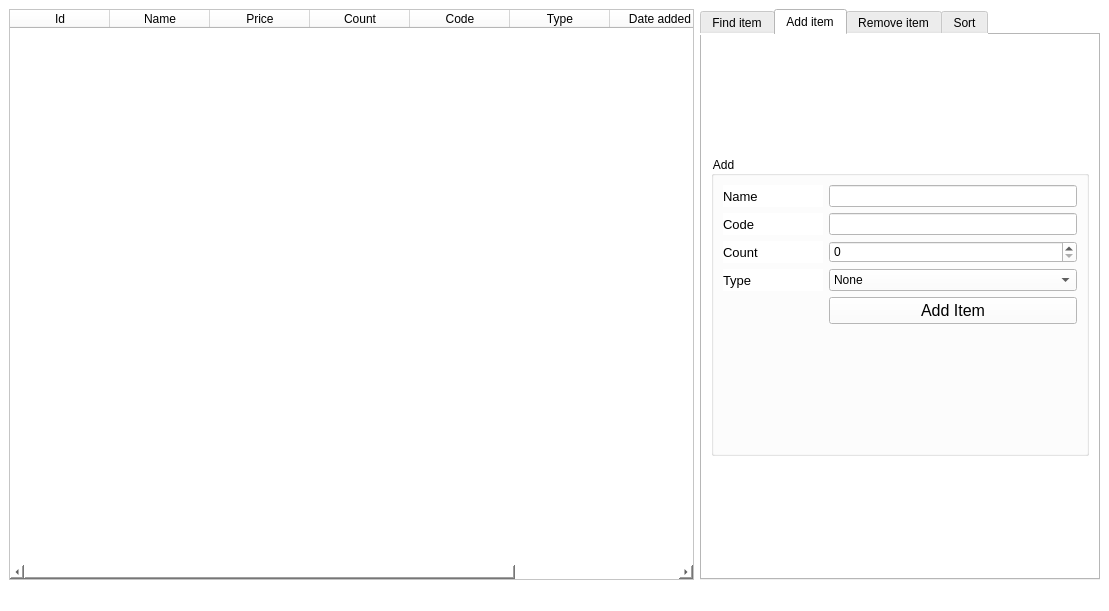
<?xml version="1.0" encoding="UTF-8"?>
<ui version="4.0">
 <class>MainWindow</class>
 <widget class="QMainWindow" name="MainWindow">
  <property name="geometry">
   <rect>
    <x>0</x>
    <y>0</y>
    <width>1109</width>
    <height>611</height>
   </rect>
  </property>
  <property name="windowTitle">
   <string>MainWindow</string>
  </property>
  <property name="styleSheet">
   <string notr="true">background-color: white;</string>
  </property>
  <widget class="QWidget" name="centralwidget">
   <layout class="QGridLayout" name="gridLayout">
    <item row="0" column="1">
     <widget class="QTabWidget" name="tabWidget">
      <property name="maximumSize">
       <size>
        <width>400</width>
        <height>16777215</height>
       </size>
      </property>
      <property name="currentIndex">
       <number>1</number>
      </property>
      <property name="documentMode">
       <bool>false</bool>
      </property>
      <property name="tabsClosable">
       <bool>false</bool>
      </property>
      <property name="movable">
       <bool>false</bool>
      </property>
      <property name="tabBarAutoHide">
       <bool>false</bool>
      </property>
      <widget class="QWidget" name="find">
       <attribute name="title">
        <string>Find item</string>
       </attribute>
       <layout class="QGridLayout" name="gridLayout_5">
        <item row="0" column="0">
         <widget class="QScrollArea" name="scrollArea">
          <property name="minimumSize">
           <size>
            <width>0</width>
            <height>300</height>
           </size>
          </property>
          <property name="styleSheet">
           <string notr="true"/>
          </property>
          <property name="verticalScrollBarPolicy">
           <enum>Qt::ScrollBarAlwaysOn</enum>
          </property>
          <property name="horizontalScrollBarPolicy">
           <enum>Qt::ScrollBarAlwaysOff</enum>
          </property>
          <property name="sizeAdjustPolicy">
           <enum>QAbstractScrollArea::AdjustToContents</enum>
          </property>
          <property name="widgetResizable">
           <bool>true</bool>
          </property>
          <widget class="QWidget" name="scrollAreaWidgetContents">
           <property name="geometry">
            <rect>
             <x>0</x>
             <y>0</y>
             <width>377</width>
             <height>759</height>
            </rect>
           </property>
           <layout class="QGridLayout" name="gridLayout_4">
            <item row="0" column="0">
             <widget class="QGroupBox" name="groupBox">
              <property name="maximumSize">
               <size>
                <width>16777215</width>
                <height>200</height>
               </size>
              </property>
              <property name="title">
               <string>Find one</string>
              </property>
              <property name="flat">
               <bool>false</bool>
              </property>
              <property name="checkable">
               <bool>false</bool>
              </property>
              <layout class="QFormLayout" name="formLayout">
               <item row="0" column="0">
                <widget class="QLabel" name="label">
                 <property name="minimumSize">
                  <size>
                   <width>100</width>
                   <height>0</height>
                  </size>
                 </property>
                 <property name="font">
                  <font>
                   <pointsize>10</pointsize>
                  </font>
                 </property>
                 <property name="text">
                  <string>Id</string>
                 </property>
                </widget>
               </item>
               <item row="0" column="1">
                <widget class="QSpinBox" name="spinBox">
                 <property name="maximum">
                  <number>99999999</number>
                 </property>
                </widget>
               </item>
               <item row="1" column="0">
                <widget class="QLabel" name="label_2">
                 <property name="minimumSize">
                  <size>
                   <width>100</width>
                   <height>0</height>
                  </size>
                 </property>
                 <property name="font">
                  <font>
                   <pointsize>10</pointsize>
                  </font>
                 </property>
                 <property name="text">
                  <string>Name</string>
                 </property>
                </widget>
               </item>
               <item row="1" column="1">
                <widget class="QLineEdit" name="lineEdit"/>
               </item>
               <item row="2" column="0">
                <widget class="QLabel" name="label_3">
                 <property name="minimumSize">
                  <size>
                   <width>100</width>
                   <height>0</height>
                  </size>
                 </property>
                 <property name="font">
                  <font>
                   <pointsize>10</pointsize>
                  </font>
                 </property>
                 <property name="text">
                  <string>Code</string>
                 </property>
                </widget>
               </item>
               <item row="2" column="1">
                <widget class="QLineEdit" name="lineEdit_2"/>
               </item>
               <item row="3" column="1">
                <widget class="QPushButton" name="pushButton_2">
                 <property name="font">
                  <font>
                   <pointsize>12</pointsize>
                  </font>
                 </property>
                 <property name="text">
                  <string>Find Item</string>
                 </property>
                </widget>
               </item>
              </layout>
             </widget>
            </item>
            <item row="1" column="0" rowspan="2">
             <widget class="QGroupBox" name="groupBox_2">
              <property name="styleSheet">
               <string notr="true"/>
              </property>
              <property name="title">
               <string>Find all</string>
              </property>
              <layout class="QFormLayout" name="formLayout_2">
               <item row="1" column="1">
                <widget class="QGroupBox" name="groupBox_3">
                 <property name="minimumSize">
                  <size>
                   <width>0</width>
                   <height>121</height>
                  </size>
                 </property>
                 <property name="title">
                  <string/>
                 </property>
                 <property name="checkable">
                  <bool>true</bool>
                 </property>
                 <property name="checked">
                  <bool>false</bool>
                 </property>
                 <layout class="QGridLayout" name="gridLayout_2">
                  <item row="1" column="0">
                   <widget class="QDateEdit" name="dateEdit_2">
                    <property name="minimumSize">
                     <size>
                      <width>0</width>
                      <height>0</height>
                     </size>
                    </property>
                   </widget>
                  </item>
                  <item row="0" column="0">
                   <widget class="QDateEdit" name="dateEdit">
                    <property name="minimumSize">
                     <size>
                      <width>0</width>
                      <height>0</height>
                     </size>
                    </property>
                   </widget>
                  </item>
                  <item row="1" column="1">
                   <widget class="QCheckBox" name="checkBox">
                    <property name="text">
                     <string/>
                    </property>
                    <property name="checked">
                     <bool>true</bool>
                    </property>
                   </widget>
                  </item>
                 </layout>
                </widget>
               </item>
               <item row="3" column="1">
                <widget class="QGroupBox" name="groupBox_4">
                 <property name="minimumSize">
                  <size>
                   <width>0</width>
                   <height>121</height>
                  </size>
                 </property>
                 <property name="title">
                  <string/>
                 </property>
                 <property name="checkable">
                  <bool>true</bool>
                 </property>
                 <property name="checked">
                  <bool>false</bool>
                 </property>
                 <layout class="QGridLayout" name="gridLayout_3">
                  <item row="1" column="0">
                   <widget class="QDateEdit" name="dateEdit_3">
                    <property name="minimumSize">
                     <size>
                      <width>0</width>
                      <height>0</height>
                     </size>
                    </property>
                   </widget>
                  </item>
                  <item row="0" column="0">
                   <widget class="QDateEdit" name="dateEdit_4">
                    <property name="minimumSize">
                     <size>
                      <width>0</width>
                      <height>0</height>
                     </size>
                    </property>
                   </widget>
                  </item>
                  <item row="1" column="1">
                   <widget class="QCheckBox" name="checkBox_2">
                    <property name="text">
                     <string/>
                    </property>
                    <property name="checked">
                     <bool>true</bool>
                    </property>
                   </widget>
                  </item>
                 </layout>
                </widget>
               </item>
               <item row="5" column="1">
                <widget class="QGroupBox" name="groupBox_5">
                 <property name="minimumSize">
                  <size>
                   <width>0</width>
                   <height>0</height>
                  </size>
                 </property>
                 <property name="maximumSize">
                  <size>
                   <width>16777215</width>
                   <height>16777215</height>
                  </size>
                 </property>
                 <property name="title">
                  <string/>
                 </property>
                 <property name="checkable">
                  <bool>true</bool>
                 </property>
                 <property name="checked">
                  <bool>false</bool>
                 </property>
                 <layout class="QGridLayout" name="gridLayout_6">
                  <item row="0" column="0">
                   <widget class="QSpinBox" name="spinBox_2">
                    <property name="maximum">
                     <number>99999999</number>
                    </property>
                   </widget>
                  </item>
                 </layout>
                </widget>
               </item>
               <item row="7" column="1">
                <widget class="QDoubleSpinBox" name="doubleSpinBox">
                 <property name="maximum">
                  <double>1000000.000000000000000</double>
                 </property>
                </widget>
               </item>
               <item row="11" column="1">
                <widget class="QPushButton" name="pushButton_3">
                 <property name="font">
                  <font>
                   <pointsize>12</pointsize>
                  </font>
                 </property>
                 <property name="text">
                  <string>Find Items</string>
                 </property>
                </widget>
               </item>
               <item row="10" column="0">
                <widget class="QLabel" name="label_12">
                 <property name="minimumSize">
                  <size>
                   <width>100</width>
                   <height>0</height>
                  </size>
                 </property>
                 <property name="font">
                  <font>
                   <pointsize>10</pointsize>
                  </font>
                 </property>
                 <property name="text">
                  <string>Type</string>
                 </property>
                </widget>
               </item>
               <item row="7" column="0">
                <widget class="QLabel" name="label_5">
                 <property name="minimumSize">
                  <size>
                   <width>100</width>
                   <height>0</height>
                  </size>
                 </property>
                 <property name="font">
                  <font>
                   <pointsize>10</pointsize>
                  </font>
                 </property>
                 <property name="text">
                  <string>Price</string>
                 </property>
                </widget>
               </item>
               <item row="5" column="0">
                <widget class="QLabel" name="label_6">
                 <property name="minimumSize">
                  <size>
                   <width>100</width>
                   <height>0</height>
                  </size>
                 </property>
                 <property name="font">
                  <font>
                   <pointsize>10</pointsize>
                  </font>
                 </property>
                 <property name="text">
                  <string>Count</string>
                 </property>
                </widget>
               </item>
               <item row="3" column="0">
                <widget class="QLabel" name="label_7">
                 <property name="minimumSize">
                  <size>
                   <width>170</width>
                   <height>0</height>
                  </size>
                 </property>
                 <property name="font">
                  <font>
                   <pointsize>10</pointsize>
                  </font>
                 </property>
                 <property name="text">
                  <string>Date of change</string>
                 </property>
                </widget>
               </item>
               <item row="1" column="0">
                <widget class="QLabel" name="label_4">
                 <property name="minimumSize">
                  <size>
                   <width>170</width>
                   <height>0</height>
                  </size>
                 </property>
                 <property name="font">
                  <font>
                   <pointsize>10</pointsize>
                  </font>
                 </property>
                 <property name="text">
                  <string>Date added</string>
                 </property>
                </widget>
               </item>
               <item row="10" column="1">
                <widget class="QComboBox" name="comboBox">
                 <item>
                  <property name="text">
                   <string>None</string>
                  </property>
                 </item>
                 <item>
                  <property name="text">
                   <string>Food</string>
                  </property>
                 </item>
                 <item>
                  <property name="text">
                   <string>Other</string>
                  </property>
                 </item>
                </widget>
               </item>
              </layout>
             </widget>
            </item>
           </layout>
          </widget>
         </widget>
        </item>
       </layout>
      </widget>
      <widget class="QWidget" name="add">
       <attribute name="title">
        <string>Add item</string>
       </attribute>
       <layout class="QGridLayout" name="gridLayout_7">
        <item row="0" column="0">
         <widget class="QGroupBox" name="groupBox_6">
          <property name="maximumSize">
           <size>
            <width>16777215</width>
            <height>300</height>
           </size>
          </property>
          <property name="title">
           <string>Add</string>
          </property>
          <property name="flat">
           <bool>false</bool>
          </property>
          <property name="checkable">
           <bool>false</bool>
          </property>
          <layout class="QFormLayout" name="formLayout_3">
           <item row="0" column="0">
            <widget class="QLabel" name="label_9">
             <property name="minimumSize">
              <size>
               <width>100</width>
               <height>0</height>
              </size>
             </property>
             <property name="font">
              <font>
               <pointsize>10</pointsize>
              </font>
             </property>
             <property name="text">
              <string>Name</string>
             </property>
            </widget>
           </item>
           <item row="0" column="1">
            <widget class="QLineEdit" name="lineEdit_3"/>
           </item>
           <item row="1" column="0">
            <widget class="QLabel" name="label_10">
             <property name="minimumSize">
              <size>
               <width>100</width>
               <height>0</height>
              </size>
             </property>
             <property name="font">
              <font>
               <pointsize>10</pointsize>
              </font>
             </property>
             <property name="text">
              <string>Code</string>
             </property>
            </widget>
           </item>
           <item row="1" column="1">
            <widget class="QLineEdit" name="lineEdit_4"/>
           </item>
           <item row="2" column="0">
            <widget class="QLabel" name="label_11">
             <property name="minimumSize">
              <size>
               <width>100</width>
               <height>0</height>
              </size>
             </property>
             <property name="font">
              <font>
               <pointsize>10</pointsize>
              </font>
             </property>
             <property name="text">
              <string>Count</string>
             </property>
            </widget>
           </item>
           <item row="2" column="1">
            <widget class="QSpinBox" name="spinBox_4">
             <property name="maximum">
              <number>99999999</number>
             </property>
            </widget>
           </item>
           <item row="3" column="0">
            <widget class="QLabel" name="label_13">
             <property name="minimumSize">
              <size>
               <width>100</width>
               <height>0</height>
              </size>
             </property>
             <property name="font">
              <font>
               <pointsize>10</pointsize>
              </font>
             </property>
             <property name="text">
              <string>Type</string>
             </property>
            </widget>
           </item>
           <item row="3" column="1">
            <widget class="QComboBox" name="comboBox_2">
             <item>
              <property name="text">
               <string>None</string>
              </property>
             </item>
             <item>
              <property name="text">
               <string>Food</string>
              </property>
             </item>
             <item>
              <property name="text">
               <string>Other</string>
              </property>
             </item>
            </widget>
           </item>
           <item row="4" column="1">
            <widget class="QPushButton" name="pushButton_4">
             <property name="font">
              <font>
               <pointsize>12</pointsize>
              </font>
             </property>
             <property name="text">
              <string>Add Item</string>
             </property>
            </widget>
           </item>
          </layout>
         </widget>
        </item>
       </layout>
      </widget>
      <widget class="QWidget" name="remove">
       <attribute name="title">
        <string>Remove item</string>
       </attribute>
       <widget class="QScrollArea" name="scrollArea_2">
        <property name="geometry">
         <rect>
          <x>11</x>
          <y>11</y>
          <width>374</width>
          <height>480</height>
         </rect>
        </property>
        <property name="minimumSize">
         <size>
          <width>0</width>
          <height>300</height>
         </size>
        </property>
        <property name="styleSheet">
         <string notr="true"/>
        </property>
        <property name="verticalScrollBarPolicy">
         <enum>Qt::ScrollBarAlwaysOn</enum>
        </property>
        <property name="horizontalScrollBarPolicy">
         <enum>Qt::ScrollBarAlwaysOff</enum>
        </property>
        <property name="sizeAdjustPolicy">
         <enum>QAbstractScrollArea::AdjustToContents</enum>
        </property>
        <property name="widgetResizable">
         <bool>true</bool>
        </property>
        <widget class="QWidget" name="scrollAreaWidgetContents_3">
         <property name="geometry">
          <rect>
           <x>0</x>
           <y>0</y>
           <width>377</width>
           <height>759</height>
          </rect>
         </property>
         <layout class="QGridLayout" name="gridLayout_8">
          <item row="0" column="0">
           <widget class="QGroupBox" name="groupBox_7">
            <property name="maximumSize">
             <size>
              <width>16777215</width>
              <height>200</height>
             </size>
            </property>
            <property name="title">
             <string>Remove one</string>
            </property>
            <property name="flat">
             <bool>false</bool>
            </property>
            <property name="checkable">
             <bool>false</bool>
            </property>
            <layout class="QFormLayout" name="formLayout_4">
             <item row="0" column="0">
              <widget class="QLabel" name="label_14">
               <property name="minimumSize">
                <size>
                 <width>100</width>
                 <height>0</height>
                </size>
               </property>
               <property name="font">
                <font>
                 <pointsize>10</pointsize>
                </font>
               </property>
               <property name="text">
                <string>Id</string>
               </property>
              </widget>
             </item>
             <item row="0" column="1">
              <widget class="QSpinBox" name="spinBox_5">
               <property name="maximum">
                <number>99999999</number>
               </property>
              </widget>
             </item>
             <item row="1" column="0">
              <widget class="QLabel" name="label_15">
               <property name="minimumSize">
                <size>
                 <width>100</width>
                 <height>0</height>
                </size>
               </property>
               <property name="font">
                <font>
                 <pointsize>10</pointsize>
                </font>
               </property>
               <property name="text">
                <string>Name</string>
               </property>
              </widget>
             </item>
             <item row="1" column="1">
              <widget class="QLineEdit" name="lineEdit_5"/>
             </item>
             <item row="2" column="0">
              <widget class="QLabel" name="label_16">
               <property name="minimumSize">
                <size>
                 <width>100</width>
                 <height>0</height>
                </size>
               </property>
               <property name="font">
                <font>
                 <pointsize>10</pointsize>
                </font>
               </property>
               <property name="text">
                <string>Code</string>
               </property>
              </widget>
             </item>
             <item row="2" column="1">
              <widget class="QLineEdit" name="lineEdit_6"/>
             </item>
             <item row="3" column="1">
              <widget class="QPushButton" name="pushButton_5">
               <property name="font">
                <font>
                 <pointsize>12</pointsize>
                </font>
               </property>
               <property name="text">
                <string>Remove Item</string>
               </property>
              </widget>
             </item>
            </layout>
           </widget>
          </item>
          <item row="1" column="0" rowspan="2">
           <widget class="QGroupBox" name="groupBox_8">
            <property name="styleSheet">
             <string notr="true"/>
            </property>
            <property name="title">
             <string>Remove all</string>
            </property>
            <layout class="QFormLayout" name="formLayout_5">
             <item row="1" column="1">
              <widget class="QGroupBox" name="groupBox_9">
               <property name="minimumSize">
                <size>
                 <width>0</width>
                 <height>121</height>
                </size>
               </property>
               <property name="title">
                <string/>
               </property>
               <property name="checkable">
                <bool>true</bool>
               </property>
               <property name="checked">
                <bool>false</bool>
               </property>
               <layout class="QGridLayout" name="gridLayout_9">
                <item row="1" column="0">
                 <widget class="QDateEdit" name="dateEdit_5">
                  <property name="minimumSize">
                   <size>
                    <width>0</width>
                    <height>0</height>
                   </size>
                  </property>
                 </widget>
                </item>
                <item row="0" column="0">
                 <widget class="QDateEdit" name="dateEdit_6">
                  <property name="minimumSize">
                   <size>
                    <width>0</width>
                    <height>0</height>
                   </size>
                  </property>
                 </widget>
                </item>
                <item row="1" column="1">
                 <widget class="QCheckBox" name="checkBox_3">
                  <property name="text">
                   <string/>
                  </property>
                  <property name="checked">
                   <bool>true</bool>
                  </property>
                 </widget>
                </item>
               </layout>
              </widget>
             </item>
             <item row="3" column="1">
              <widget class="QGroupBox" name="groupBox_10">
               <property name="minimumSize">
                <size>
                 <width>0</width>
                 <height>121</height>
                </size>
               </property>
               <property name="title">
                <string/>
               </property>
               <property name="checkable">
                <bool>true</bool>
               </property>
               <property name="checked">
                <bool>false</bool>
               </property>
               <layout class="QGridLayout" name="gridLayout_10">
                <item row="1" column="0">
                 <widget class="QDateEdit" name="dateEdit_7">
                  <property name="minimumSize">
                   <size>
                    <width>0</width>
                    <height>0</height>
                   </size>
                  </property>
                 </widget>
                </item>
                <item row="0" column="0">
                 <widget class="QDateEdit" name="dateEdit_8">
                  <property name="minimumSize">
                   <size>
                    <width>0</width>
                    <height>0</height>
                   </size>
                  </property>
                 </widget>
                </item>
                <item row="1" column="1">
                 <widget class="QCheckBox" name="checkBox_4">
                  <property name="text">
                   <string/>
                  </property>
                  <property name="checked">
                   <bool>true</bool>
                  </property>
                 </widget>
                </item>
               </layout>
              </widget>
             </item>
             <item row="5" column="1">
              <widget class="QGroupBox" name="groupBox_11">
               <property name="minimumSize">
                <size>
                 <width>0</width>
                 <height>0</height>
                </size>
               </property>
               <property name="maximumSize">
                <size>
                 <width>16777215</width>
                 <height>16777215</height>
                </size>
               </property>
               <property name="title">
                <string/>
               </property>
               <property name="checkable">
                <bool>true</bool>
               </property>
               <property name="checked">
                <bool>false</bool>
               </property>
               <layout class="QGridLayout" name="gridLayout_15">
                <item row="0" column="0">
                 <widget class="QSpinBox" name="spinBox_6">
                  <property name="maximum">
                   <number>99999999</number>
                  </property>
                 </widget>
                </item>
               </layout>
              </widget>
             </item>
             <item row="7" column="1">
              <widget class="QDoubleSpinBox" name="doubleSpinBox_2">
               <property name="maximum">
                <double>1000000.000000000000000</double>
               </property>
              </widget>
             </item>
             <item row="11" column="1">
              <widget class="QPushButton" name="pushButton_6">
               <property name="font">
                <font>
                 <pointsize>12</pointsize>
                </font>
               </property>
               <property name="text">
                <string>Remove Items</string>
               </property>
              </widget>
             </item>
             <item row="10" column="0">
              <widget class="QLabel" name="label_17">
               <property name="minimumSize">
                <size>
                 <width>100</width>
                 <height>0</height>
                </size>
               </property>
               <property name="font">
                <font>
                 <pointsize>10</pointsize>
                </font>
               </property>
               <property name="text">
                <string>Type</string>
               </property>
              </widget>
             </item>
             <item row="7" column="0">
              <widget class="QLabel" name="label_18">
               <property name="minimumSize">
                <size>
                 <width>100</width>
                 <height>0</height>
                </size>
               </property>
               <property name="font">
                <font>
                 <pointsize>10</pointsize>
                </font>
               </property>
               <property name="text">
                <string>Price</string>
               </property>
              </widget>
             </item>
             <item row="5" column="0">
              <widget class="QLabel" name="label_19">
               <property name="minimumSize">
                <size>
                 <width>100</width>
                 <height>0</height>
                </size>
               </property>
               <property name="font">
                <font>
                 <pointsize>10</pointsize>
                </font>
               </property>
               <property name="text">
                <string>Count</string>
               </property>
              </widget>
             </item>
             <item row="3" column="0">
              <widget class="QLabel" name="label_20">
               <property name="minimumSize">
                <size>
                 <width>170</width>
                 <height>0</height>
                </size>
               </property>
               <property name="font">
                <font>
                 <pointsize>10</pointsize>
                </font>
               </property>
               <property name="text">
                <string>Date of change</string>
               </property>
              </widget>
             </item>
             <item row="1" column="0">
              <widget class="QLabel" name="label_21">
               <property name="minimumSize">
                <size>
                 <width>170</width>
                 <height>0</height>
                </size>
               </property>
               <property name="font">
                <font>
                 <pointsize>10</pointsize>
                </font>
               </property>
               <property name="text">
                <string>Date added</string>
               </property>
              </widget>
             </item>
             <item row="10" column="1">
              <widget class="QComboBox" name="comboBox_3">
               <item>
                <property name="text">
                 <string>None</string>
                </property>
               </item>
               <item>
                <property name="text">
                 <string>Food</string>
                </property>
               </item>
               <item>
                <property name="text">
                 <string>Other</string>
                </property>
               </item>
              </widget>
             </item>
            </layout>
           </widget>
          </item>
         </layout>
        </widget>
       </widget>
      </widget>
      <widget class="QWidget" name="sort">
       <attribute name="title">
        <string>Sort</string>
       </attribute>
       <layout class="QGridLayout" name="gridLayout_16">
        <item row="0" column="0">
         <widget class="QGroupBox" name="groupBox_17">
          <property name="title">
           <string>Sort</string>
          </property>
          <layout class="QGridLayout" name="gridLayout_17">
           <item row="6" column="0">
            <widget class="QPushButton" name="pushButton_11">
             <property name="minimumSize">
              <size>
               <width>0</width>
               <height>50</height>
              </size>
             </property>
             <property name="text">
              <string>Sort by date added</string>
             </property>
            </widget>
           </item>
           <item row="1" column="0">
            <widget class="QPushButton" name="pushButton">
             <property name="minimumSize">
              <size>
               <width>0</width>
               <height>50</height>
              </size>
             </property>
             <property name="text">
              <string>Sort by name</string>
             </property>
            </widget>
           </item>
           <item row="2" column="0">
            <widget class="QPushButton" name="pushButton_9">
             <property name="minimumSize">
              <size>
               <width>0</width>
               <height>50</height>
              </size>
             </property>
             <property name="text">
              <string>Sort by id</string>
             </property>
            </widget>
           </item>
           <item row="4" column="0">
            <widget class="QPushButton" name="pushButton_12">
             <property name="minimumSize">
              <size>
               <width>0</width>
               <height>50</height>
              </size>
             </property>
             <property name="text">
              <string>Sort by date of change</string>
             </property>
            </widget>
           </item>
           <item row="3" column="0">
            <widget class="QPushButton" name="pushButton_10">
             <property name="minimumSize">
              <size>
               <width>0</width>
               <height>50</height>
              </size>
             </property>
             <property name="text">
              <string>Sort by price</string>
             </property>
            </widget>
           </item>
          </layout>
         </widget>
        </item>
       </layout>
      </widget>
     </widget>
    </item>
    <item row="0" column="0">
     <widget class="QTableWidget" name="tableWidget">
      <property name="horizontalScrollBarPolicy">
       <enum>Qt::ScrollBarAsNeeded</enum>
      </property>
      <property name="selectionMode">
       <enum>QAbstractItemView::SingleSelection</enum>
      </property>
      <property name="selectionBehavior">
       <enum>QAbstractItemView::SelectRows</enum>
      </property>
      <property name="textElideMode">
       <enum>Qt::ElideLeft</enum>
      </property>
      <attribute name="horizontalHeaderCascadingSectionResizes">
       <bool>false</bool>
      </attribute>
      <column>
       <property name="text">
        <string>Id</string>
       </property>
      </column>
      <column>
       <property name="text">
        <string>Name</string>
       </property>
      </column>
      <column>
       <property name="text">
        <string>Price</string>
       </property>
      </column>
      <column>
       <property name="text">
        <string>Count</string>
       </property>
      </column>
      <column>
       <property name="text">
        <string>Code</string>
       </property>
      </column>
      <column>
       <property name="text">
        <string>Type</string>
       </property>
      </column>
      <column>
       <property name="text">
        <string>Date added</string>
       </property>
      </column>
      <column>
       <property name="text">
        <string>Date of change</string>
       </property>
      </column>
     </widget>
    </item>
   </layout>
  </widget>
  <widget class="QMenuBar" name="menubar">
   <property name="geometry">
    <rect>
     <x>0</x>
     <y>0</y>
     <width>1109</width>
     <height>25</height>
    </rect>
   </property>
  </widget>
  <widget class="QStatusBar" name="statusbar"/>
 </widget>
 <resources/>
 <connections/>
</ui>
